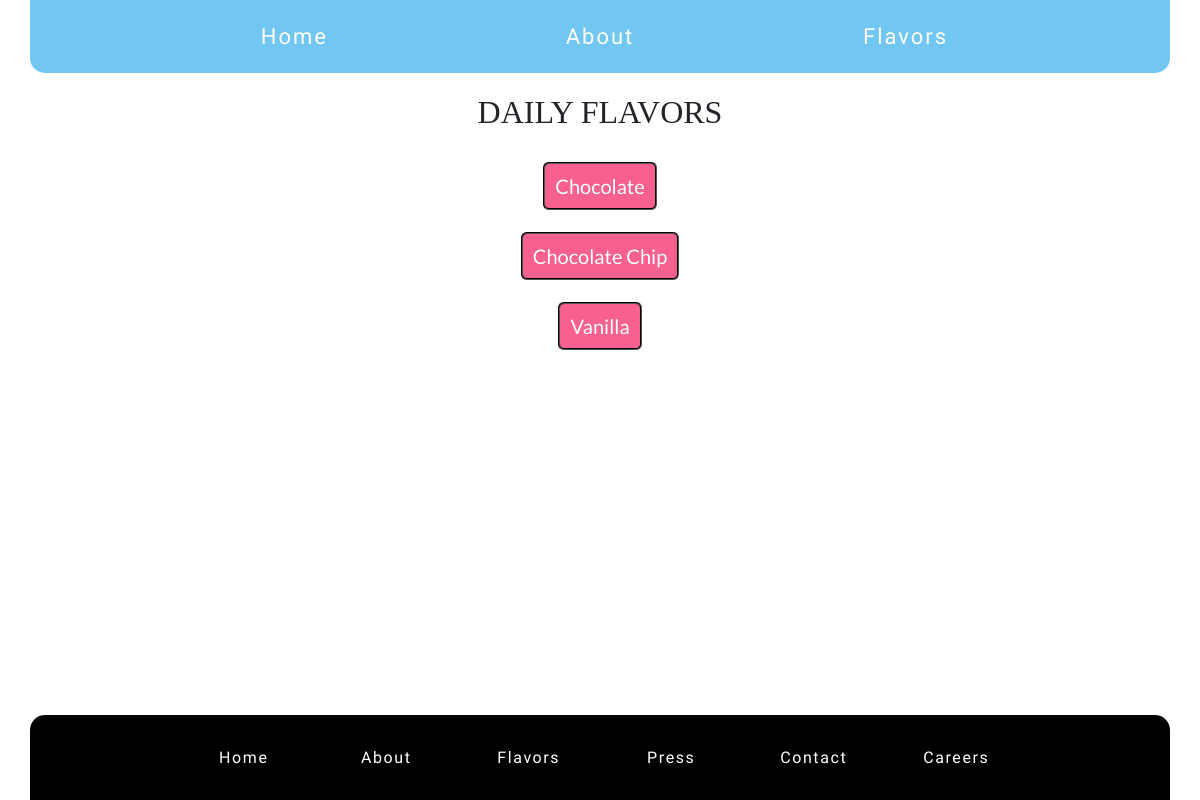
/icecream/daily_flavors/, run on an earlier commit of the app's database.
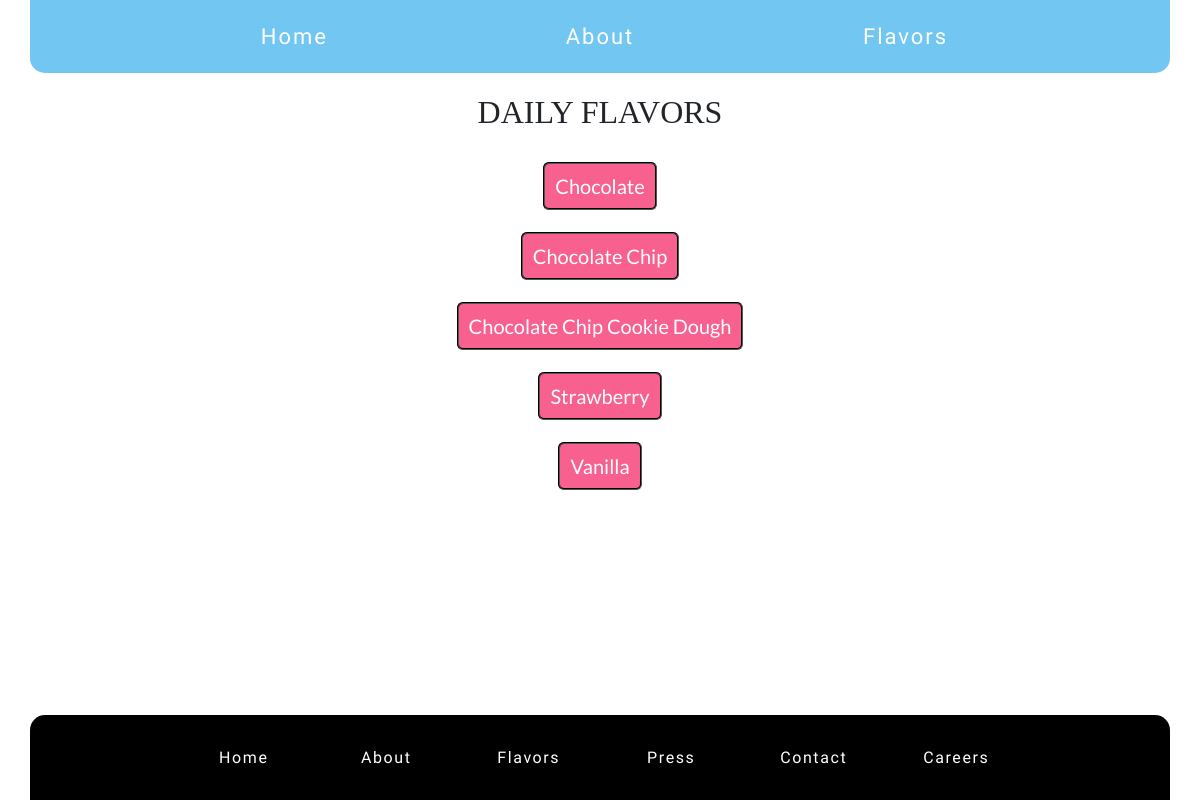
And on a later commit of the database.
### icecream/models.py (models this page shows, shortened)
class Icecream(models.Model):
    flavor = models.CharField(max_length = 50)
    base = models.CharField(max_length = 11, choices=BASE)
    available = models.CharField(max_length=9, choices=AVAILABLE)
    Featured = models.BooleanField(choices=BOOL)
    date_churned = models.DateField(default=datetime.date.today)
    class Meta:
        ordering = ['flavor']

### icecream/views.py (the view)
# urls.py: path('daily_flavors/', views.DailyFlavorView.as_view(), name = 'daily_flavors'),
class DailyFlavorView(generic.ListView):
    template_name = 'icecream/daily_flavors.html'
    model = Icecream
    queryset = Icecream.objects.filter(available='Daily')

### icecream/templates/icecream/daily_flavors.html
{% extends 'icecream/index.html' %}
{% block content %}
<h2>DAILY FLAVORS</h2>
{% for icecream in object_list %}
<p class="flavor-list">
<a id='flavors' href="{% url 'icecream:detail' icecream.id %}" >{{icecream.flavor}}</a>
</p>
{% endfor %}
{% endblock content %}

What changed in the data, as far as the page shows it:
added Icecream: flavor "Chocolate Chip Cookie Dough"
added Icecream: flavor "Strawberry"
